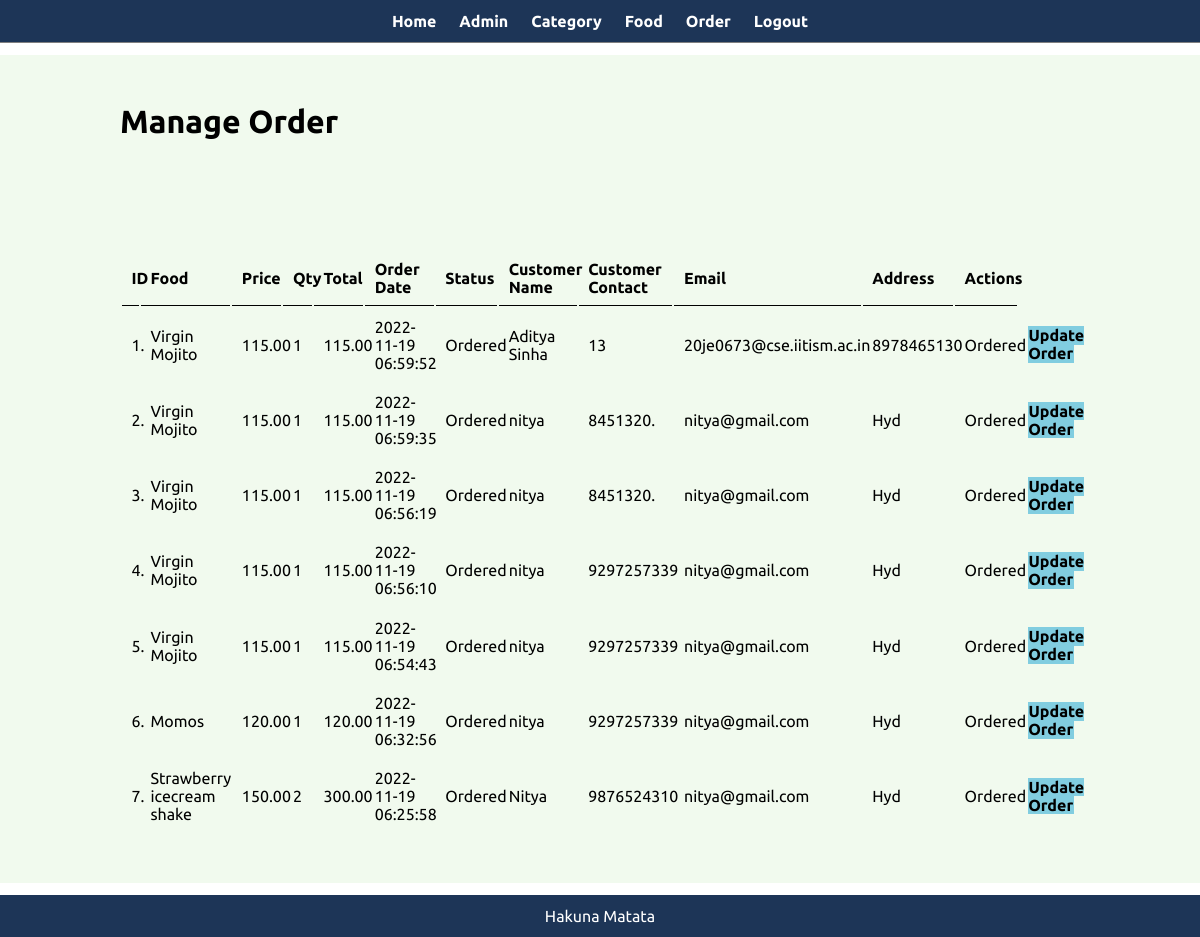
Screenshot of /admin/manage-order.php (signed in) with the database file from the repository.
### tables this page shows
CREATE TABLE `order` (
  `food` varchar(150) NOT NULL,
  `price` decimal(10,2) NOT NULL,
  `qty` int(11) NOT NULL,
  `total` decimal(10,2) NOT NULL,
  `order_date` datetime NOT NULL,
  `status` varchar(50) NOT NULL,
  `customer_name` varchar(150) NOT NULL,
  `customer_contact` varchar(20) NOT NULL,
  `customer_email` varchar(150) NOT NULL,
  `customer_address` varchar(255) NOT NULL,
  `id` int(10) UNSIGNED NOT NULL
);

### admin/manage-order.php (the view, shortened to what this page needs)
<?php include('partials/menu.php');?>
<div class="main-content">
    <div class="wrapper">
    <h1>Manage Order</h1>
    <br/><br>
              <br/><br>
              <br><br>
            <table class="tbl-full">
                <tr>
                    <th>ID</th>
                    <th>Food</th>
                    <th>Price</th>
                    <th>Qty</th>
                    <th>Total</th>
                    <th>Order Date</th>
                    <th>Status</th>
                    <th>Customer Name</th>
                    <th>Customer Contact</th>
                    <th>Email</th>
                    <th>Address</th>
                    <th>Actions</th>
                </tr>
                <?php
                $sql="SELECT * FROM `order` ORDER BY id DESC ";
                $res=mysqli_query($conn,$sql);
                $count=mysqli_num_rows($res);
                $sn=1;
                if($count>0){
                    while($row=mysqli_fetch_assoc($res)){
                        $id = $row['id'];
                        $food = $row['food'];
                        $price = $row['price'];
                        $qty = $row['qty'];
                        $total = $row['total'];
                        $order_date = $row['order_date'];
                        $status = $row['status'];
                        $customer_name = $row['customer_name'];
                        $customer_contact = $row['customer_contact'];
                        $customer_email = $row['customer_email'];
                        $customer_address =  $row['customer_address'];
                        ?>
                        <tr>
                            <td><?php echo $sn++; ?>. </td>
                            <td><?php echo $food; ?></td>
                            <td><?php echo $price; ?></td>
                            <td><?php echo $qty; ?></td>
                            <td><?php echo $total; ?></td>
                            <td><?php echo $order_date; ?></td>
                            <td><?php echo $status; ?></td>
                            <td><?php echo $customer_name; ?></td>
                            <td><?php echo $customer_contact; ?></td>
                            <td><?php echo $customer_email; ?></td>
                            <td><?php echo $customer_address; ?></td>
                            <td><?php
                                if($status=="Ordered"){
                                    echo "<label>$status</label>";
                                }
                                elseif($status=="On Delivery"){
                                    echo "<label style ='color:orange;'>$status</label>";
                                }
                                elseif($status=="Delivered"){
                                    echo "<label style ='color:green;'>$status</label>";
                                }
                                elseif($status=="Cancelled"){
                                    echo "<label style ='color:red;'>$status</label>";
                                }
                            ?></td>
                            <td>
                                <a href="<?php echo SITEURL;?>admin/update-order.php?id=<?php echo $id ?>" class="btn-secondary">Update Order</a>
                            </td>
                        </tr>
                        <?php
                    }
                }
                else{
                    echo "<tr><td colspan='12' class='error'>Orders not availlable</td></tr>";
                }
                ?>
            </table>
    </div>
</div>
<?php include('partials/footer.php');?>

### css/admin.css (style rules this page uses)
* { margin: 0; padding: 0; font-family: 'Ubuntu', sans-serif;; }
.wrapper { padding: 1%; width: 80%; margin: 0 auto; }
.tbl-full { width: 100% }
table tr th { border-bottom: 1px solid black; padding: 1%; text-align: left; }
table tr td { padding: 1%; }
.btn-secondary { background-color:#81cde0; padding: 1%; color: black; text-decoration: none; font-weight: bold; }
.main-content { margin: 1% 0; background-color:#f1faee; padding: 3% 0; }

### rows the page displays
order: food "Virgin Mojito", price "115.00", qty "1", total "115.00", order_date "2022-11-19 06:59:52", status "Ordered", customer_name "Aditya Sinha", customer_contact "13", customer_email "20je0673@cse.iitism.ac.in", customer_address "8978465130"
order: food "Virgin Mojito", price "115.00", qty "1", total "115.00", order_date "2022-11-19 06:59:35", status "Ordered", customer_name "nitya", customer_contact "8451320.", customer_email "nitya@gmail.com", customer_address "Hyd"
order: food "Virgin Mojito", price "115.00", qty "1", total "115.00", order_date "2022-11-19 06:56:19", status "Ordered", customer_name "nitya", customer_contact "8451320.", customer_email "nitya@gmail.com", customer_address "Hyd"
order: food "Virgin Mojito", price "115.00", qty "1", total "115.00", order_date "2022-11-19 06:56:10", status "Ordered", customer_name "nitya", customer_contact "9297257339", customer_email "nitya@gmail.com", customer_address "Hyd"
order: food "Virgin Mojito", price "115.00", qty "1", total "115.00", order_date "2022-11-19 06:54:43", status "Ordered", customer_name "nitya", customer_contact "9297257339", customer_email "nitya@gmail.com", customer_address "Hyd"
order: food "Momos", price "120.00", qty "1", total "120.00", order_date "2022-11-19 06:32:56", status "Ordered", customer_name "nitya", customer_contact "9297257339", customer_email "nitya@gmail.com", customer_address "Hyd"
order: food "Strawberry icecream shake", price "150.00", qty "2", total "300.00", order_date "2022-11-19 06:25:58", status "Ordered", customer_name "Nitya", customer_contact "9876524310", customer_email "nitya@gmail.com", customer_address "Hyd"
